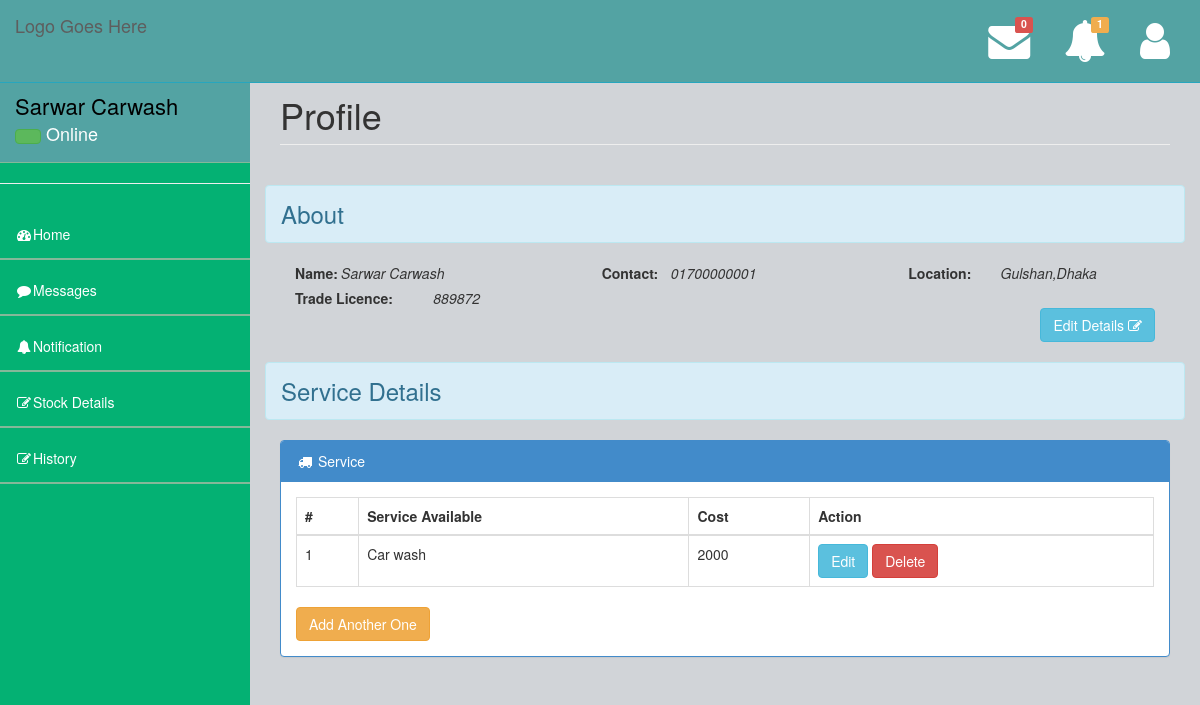
The app's page /shopOwner/profile.php (signed in), older data.
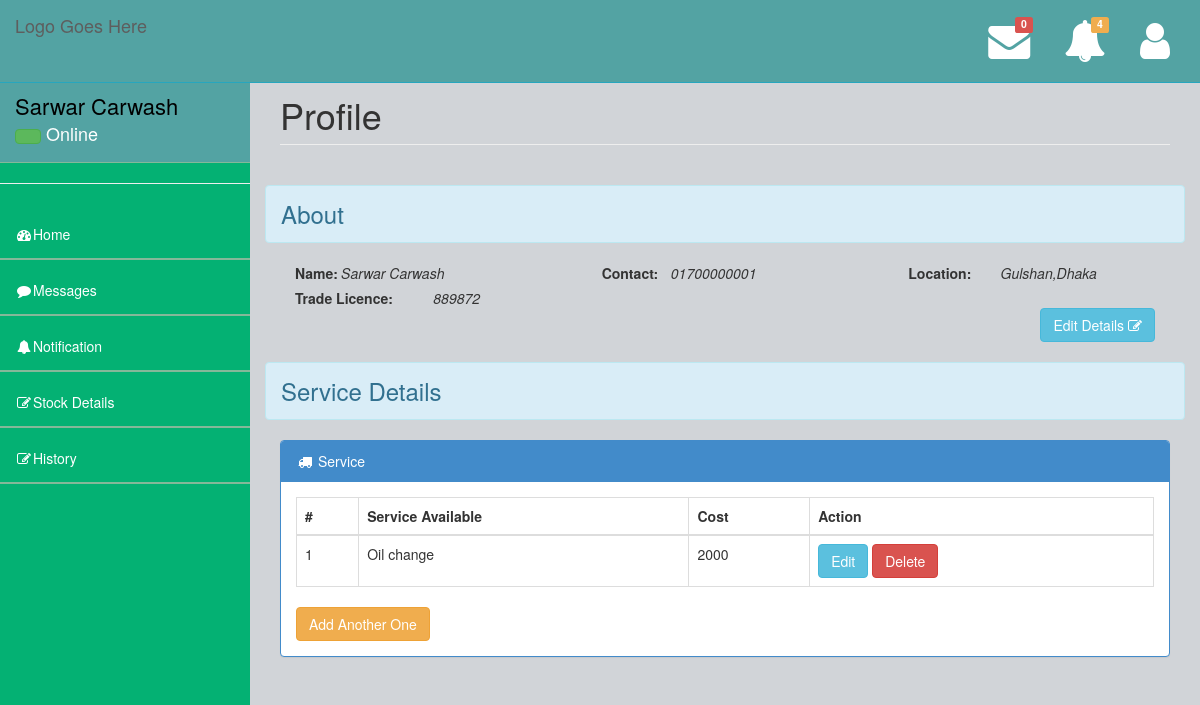
The same page, newer data.
### tables this page shows
CREATE TABLE `shopservicerelation` (
  `ShopEmail` varchar(30) NOT NULL,
  `ServicesId` varchar(11) NOT NULL
);

CREATE TABLE `availableservices` (
  `ServicesId` varchar(11) NOT NULL,
  `ServiceName` varchar(40) NOT NULL,
  `Cost` varchar(15) NOT NULL
);

### shopOwner/shopOwnerPHP/selectFromDatabase.php (called while the page is built)
<?php
function getJSONFromDB($sql){
	include("Mysqldb.php");
	$result = mysqli_query($conn, $sql)or die(mysqli_error($conn));
	$arr=array();
	while($row = mysqli_fetch_assoc($result)) {
		$arr[]=$row;
	}
	return json_encode($arr);
}
?>

### shopOwner/profile.php (the view, shortened to what the changed rows need)
<?php
  include("TemplateFile/header.php");
?>
<?php
    $jsonServiceString = getJSONFromDB("SELECT * FROM availableservices JOIN shopservicerelation ON availableservices.ServicesId=shopservicerelation.ServicesId WHERE shopservicerelation.ShopEmail= '".$_SESSION["shopOwnerEmail"]."'");
    $avilableserviceData = json_decode($jsonServiceString);
?>
        <div id="page-wrapper">
            <div class="row">
                <div class="col-lg-12">
                    <h1 class="page-header">Profile</h1>
                </div>
            </div>
            <div class="row">
                <div class="col-lg-12">
                    <div class="panel panel-primary">
                        <div class="panel-body">
                            <div class="row">
                                <div class="col-lg-12">
                                    <div class="table-responsive">
                                         <table class="table table-bordered" id="serviceTable">
                                            <thead>
                                              <tr>
                                                <th>#</th>
                                                <th>Service Available</th>
                                                <th>Cost</th>
                                                <th>Action</th>
                                              </tr>
                                            </thead>
                                            <tbody>
                                            <?php
                                                for ($i=0;$i<sizeof($avilableserviceData);$i++) {
                                                ?>
                                                <tr>
                                                    <td id="serviceid<?php echo $i ?>"> <?php echo $i+1; ?> </td>
                                                    <td> <?php echo $avilableserviceData[$i]->ServiceName; ?> </td>
                                                     <td> <?php echo $avilableserviceData[$i]->Cost; ?> </td>
                                                    <td><button class="btn btn-info" data-toggle="modal" data-target="#edit_service<?php echo $i; ?>">Edit</button>
                                                        <button class="btn btn-danger" onclick="deletefunction(this,'<?php echo $avilableserviceData[$i]->ServicesId; ?>')">Delete</button>
                                                    </td>
                                                  </tr>
                                                  <?php
                                              }
                                            ?>
                                          </table>
                                    </div>
                                </div>
                            </div>
                        </div>
                    </div>
                </div>
            </div>
        </div>
<?php include("TemplateFile/footer.php"); ?>

### shopOwner/TemplateFile/messageTemplate.php (shortened to what the changed rows need)
<?php
    $jsonCountNotificationString = getJSONFromDB("SELECT Status FROM notification WHERE ToEmail='".$_SESSION["shopOwnerEmail"]."' AND Status='unread' ");
    $countNotificationData = json_decode($jsonCountNotificationString);
?>
<ul class="nav navbar-top-links navbar-right">
                <li class="dropdown">
                    <a class="dropdown-toggle" data-toggle="dropdown" href="#">
                        <span class="top-label label label-warning"><?php echo count($countNotificationData); ?></span>  <i class="fa fa-bell fa-3x"></i>
                    </a>
                </li>
            </ul>

Row changes from the older to the newer data that the page shows:
removed shopservicerelation: ServicesId.ServiceName "Car wash", ServicesId.Cost "2000"
added shopservicerelation: ServicesId.ServiceName "Oil change", ServicesId.Cost "2000"
Text that changed along with them:
count($countNotificationData): "1" → "4"
